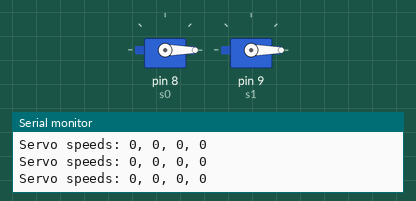
This sketch was run on a simulated Arduino Uno, built with avr-gcc and run on an emulated ATmega328P. On the bench: 2 × servo, the last lines printed to the serial monitor.

Above: at 0.1 s.
At 4.8 s:
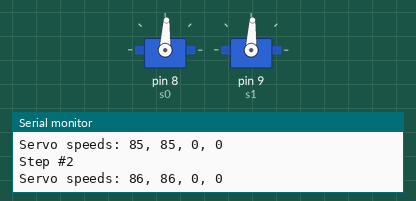
At 9.6 s:
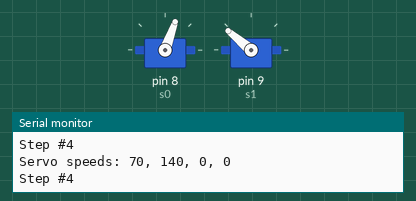
At 19.1 s:
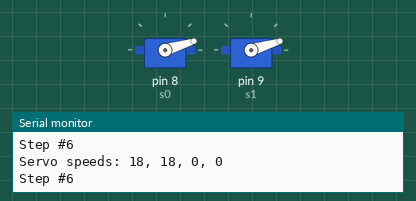
Timing chart, 0 to 30.8 s (numbered marks = the images above):
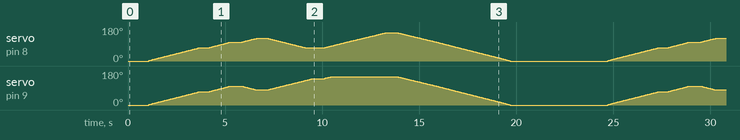

The sketch:

Multiple.ino
```cpp
#include <Servo.h>

int servos [ 4 ] = { 0, 0, 0, 0 };

Servo s0;
Servo s1;
//Servo s2;
//Servo s3;

#define ESCResetSpeed 60
#define ESCEndSpeed 158

int step = 0;
int totalSteps = 7;

// Each row is a synchronized step.
// The first four columns are servo speeds.
// The fifth column is the duration to hold that speed.

int steps [ 7 ][ 5 ] = {
  { 0,    0,   0, 0, 1000 },
  { 70,   70,  0, 0, 500 },
  { 100,  100, 0, 0, 600 },
  { 120,  80,  0, 0, 600 },
  { 70,   140, 0, 0, 600 },
  { 150,  150, 0, 0, 600 },
  { 0,    0,   0, 0, 4000 }
};


void doStep () {

  Serial.print ( "Step #" );
  Serial.println ( step );

  if (

    servos [ 0 ] == steps [ step ] [ 0 ] &&
    servos [ 1 ] == steps [ step ] [ 1 ] &&
    servos [ 2 ] == steps [ step ] [ 2 ] &&
    servos [ 3 ] == steps [ step ] [ 3 ]

  ) {

    delay ( steps [ step ] [ 4 ] );

    step++;

    if ( step >= totalSteps ) step = 0;

  } else {

    servos [ 0 ] += speedUpOrDown ( servos [ 0 ], steps [ step ] [ 0 ] );
    servos [ 1 ] += speedUpOrDown ( servos [ 1 ], steps [ step ] [ 1 ] );
    servos [ 2 ] += speedUpOrDown ( servos [ 2 ], steps [ step ] [ 2 ] );
    servos [ 3 ] += speedUpOrDown ( servos [ 3 ], steps [ step ] [ 3 ] );

    //saySpeeds ();
    useSpeeds ();

  }

}


int speedUpOrDown ( int start, int finish ) {

  return (finish == start) ?
    0
  :
    ( finish - start ) < 0 ?
      -1
    :
      1
  ;

}


void resetESC ( int servo ) {

  setSpeed ( servo, 0 );

  useSpeeds ();

}


void setSpeed ( int servo, int speed ) {

  servos [ servo ] = speed;

}

void saySpeeds () {

  Serial.print ( "Servo speeds: " );
  Serial.print ( servos [ 0 ] );
  Serial.print ( ", " );
  Serial.print ( servos [ 1 ] );
  Serial.print ( ", " );
  Serial.print ( servos [ 2 ] );
  Serial.print ( ", " );
  Serial.println ( servos [ 3 ] );

}


void useSpeeds () {

  saySpeeds ();

  s0.write ( servos [ 0 ] );
  s1.write ( servos [ 1 ] );
  //s2.write ( servos [ 2 ] );
  //s3.write ( servos [ 3 ] );

  delay ( 15 );

}


void setup () {

  Serial.begin ( 9600 );

  s0.attach ( 8 );
  s1.attach ( 9 );
  //s2.attach ( 10 );
  //s3.attach ( 11 );

  resetESC ( 0 );
  resetESC ( 1 );
  resetESC ( 2 );
  resetESC ( 3 );

}


// This loops until the Arduino is turned off.

void loop () {

  // This code is for more direct control.
  /*for ( int s = 0; s <= 100; s++ ) {

    setSpeed ( 0, s );
    setSpeed ( 1, s );
    setSpeed ( 2, s );
    setSpeed ( 3, s );

    useSpeeds ();

    delay ( 10 );

  }*/

  // This code allows for synchronized steps.
  doStep ();

}
```
